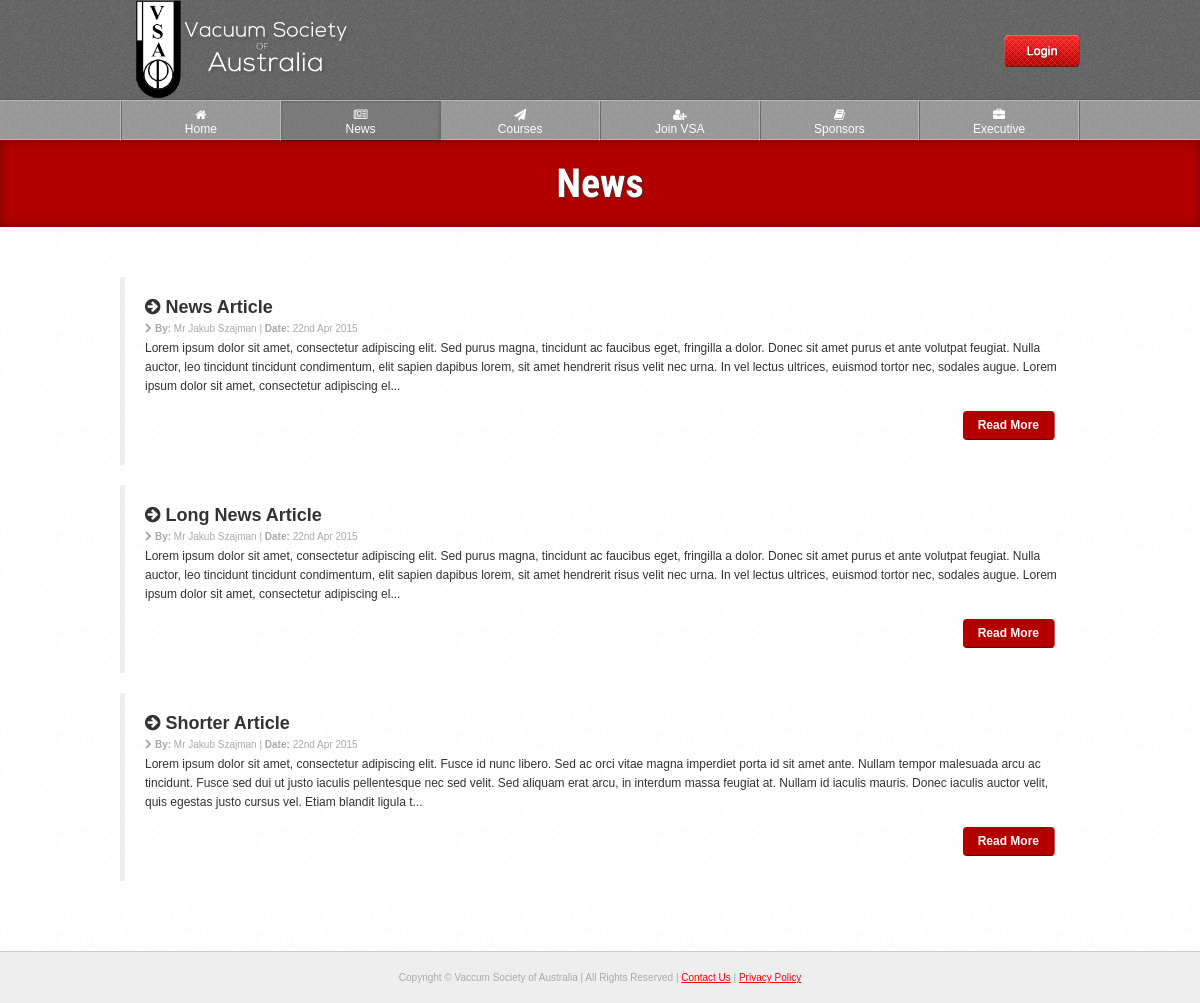
The app's page /source/news.php with its own data.
### tables this page shows
CREATE TABLE IF NOT EXISTS `news` (
  `id` int(10) NOT NULL AUTO_INCREMENT,
  `title` varchar(100) NOT NULL,
  `body` longtext NOT NULL,
  `posted_by` varchar(80) NOT NULL,
  `date` varchar(50) NOT NULL,
  PRIMARY KEY (`id`)
);

### source/classes/News.php (called while the page is built, shortened)
<?php
class News {
	private $count;
	private $data;
	public function getAll() {
		$q = DB::$db->query("
			SELECT news.*, CONCAT(users.title, ' ', users.fname, ' ', users.lname) as full_name
			FROM news
			INNER JOIN users
			ON news.posted_by = users.id
			ORDER BY id DESC
			LIMIT 0, 10
		") or die(SQL_ERROR);
		$this->count = $q->rowCount();
		if($this->count != 0)
			while($r = $q->fetch(PDO::FETCH_OBJ))
				$this->data[] = $r;
		return $this->data;
	}
	public function getCount() {
		return $this->count;
	}
}

### source/classes/Validate.php (called while the page is built, shortened)
<?php
class Validate {
	public static function output($input) {
		return htmlentities(($input), ENT_COMPAT, "UTF-8");
	}
}

### source/classes/Utility.php (called while the page is built, shortened)
<?php
class Utility {
	public static function shortenText($str, $charLimit) {
		return (strlen($str) > $charLimit) ? substr($str, 0, $charLimit).'...' : $str;
	}
}

### source/news.php (the view, shortened to what this page needs)
<?php
$t = new Template;
$t->setTitle("News");
$t->setTags("news, articles");
include $t->load("template/head.php");
?>
<?php
include $t->load("template/header.php");
$news = new News;
?>
	<div id="page-heading">
		<h1>News</h1>
	</div>
	<div class="outer-wrapper white">
		<div class="inner-wrapper">
			<?php if(isset($_GET["id"]) && !empty($_GET["id"]) && is_numeric($_GET["id"])): ?>
				<?php
				$article = $news->get($_GET["id"]);
				?>
				<?php if($news->getCount() != 0): ?>
					<article>
						<h2><i class="fa fa-arrow-circle-right"></i> <?=Validate::output($article->title);?></h2>
						<div style="color: #AAA; margin: 5px 0px; font-size: 10px;"><i class="fa fa-chevron-right"></i> <b>By:</b> <?=$article->full_name;?> | <b>Date:</b> <?=date("jS M Y", $article->date);?></div>
						<p><?=($article->body);?></p>
					</article>
				<?php else: ?>
					<div class="notice-box yellow-notice">The news article you are looking for does not exist. Please return to our news page to find the latest news from VSA.</div>
					<div class="center"><a href="<?=PATH;?>news" class="btn">Back to News</a></div>
				<?php endif; ?>
			<?php else: ?>
				<?php
				$articles = $news->getAll();
				?>
				<?php if($news->getCount() != 0): ?>
					<?php foreach($articles as $article): ?>
						<article class="news-box">
							<h2><i class="fa fa-arrow-circle-right"></i> <?=Validate::output($article->title);?></h2>
							<div style="color: #AAA; margin: 5px 0px; font-size: 10px;"><i class="fa fa-chevron-right"></i> <b>By:</b> <?=$article->full_name;?> | <b>Date:</b> <?=date("jS M Y", $article->date);?></div>
							<p><?=Utility::shortenText(str_replace(["<p>", "</p>", "&nbsp;"], " ", $article->body), 400);?></p>
							<a href="<?=PATH;?>news?id=<?=$article->id;?>" class="btn rfloat">Read More</a>
						</article>
					<?php endforeach; ?>
				<?php else: ?>
					<div class="notice-box yellow-notice">No news articles have been posted at this time. Please check back in the near future!</div>
				<?php endif; ?>
			<?php endif; ?>
		</div>
	</div>
<?php include $t->load("template/footer.php"); ?>

### source/css/layout.css (style rules this page uses)
* { box-sizing: border-box; margin: 0; padding: 0; }
body { margin: 0; padding: 0; background: #EEE; font-family: arial, sans-serif; font-size: 12px; color: #333; }
.inner-wrapper { max-width: 960px; margin: 0 auto; position: relative; }
.outer-wrapper { padding: 50px 0px; border-bottom: 1px solid #CCC; }
.white { background: url("../img/content-bg.png"); }
#page-heading { background: #B20000; color: #FFF; padding: 20px 0px; text-align: center; box-shadow: inset 0px 0px 10px rgba(0,0,0,.4); }
#page-heading h1 { margin: 0; padding: 0; font-size: 40px; text-shadow: 1px 1px 2px #333; font-family: 'Roboto Condensed', sans-serif; text-rendering: optimizeLegibility !important; -webkit-font-smoothing: antialiased !important; color: #FFF; }

### source/css/style.css (style rules this page uses)
.rfloat { float: right; }
.btn { color: #FFF; display: inline-block; background: #B20000; padding: 7px 15px; -webkit-border-radius: 4px; -moz-border-radius: 4px; -ms-border-radius: 4px; -o-border-radius: 4px; border-radius: 4px; text-decoration: none; font-weight: bold; margin: 5px; border-bottom: 1px solid rgba(0,0,0,.3); border-right: 1px solid rgba(255,255,255,.3); transition: .2s linear; }
.news-box { border-left: 5px solid #EEE; padding: 20px; margin-bottom: 20px; }
.news-box h2 { margin-bottom: 0; }
h1, h2, h3, h4, h5, h6 { margin-bottom: 15px; padding: 0; }
h1 { font-size: 35px; font-family: 'Roboto Condensed', sans-serif; }
p { line-height: 19px; margin-bottom: 10px; }
a { color: #F00; }

### source/css/resize.css (style rules this page uses)
body { margin: 0; text-align: center; }
h2 { margin-top: 10px; }
.btn { margin-bottom: 5px; }
.rfloat, .lfloat { float: none; }

### source/css/resize-sidebars.css (style rules this page uses)
.outer-wrapper { padding: 20px 2%; }

### records on screen
news: title "News Article", full_name "Mr Jakub Szajman", date "22nd Apr 2015", body "Lorem ipsum dolor sit amet, consectetur adipiscing elit. Sed purus magna, tincidunt ac faucibus eget, fringilla a dolor. Donec sit amet purus et ante volutpat feugiat. Nulla auctor, leo tincidunt tincidunt condimentum, elit sapien dapibus lorem, sit amet hendrerit risus velit nec urna. In vel lectus ultrices, euismod tortor nec, sodales augue. Lorem ipsum dolor sit amet, consectetur adipiscing el..."
news: title "Long News Article", full_name "Mr Jakub Szajman", date "22nd Apr 2015", body "Lorem ipsum dolor sit amet, consectetur adipiscing elit. Sed purus magna, tincidunt ac faucibus eget, fringilla a dolor. Donec sit amet purus et ante volutpat feugiat. Nulla auctor, leo tincidunt tincidunt condimentum, elit sapien dapibus lorem, sit amet hendrerit risus velit nec urna. In vel lectus ultrices, euismod tortor nec, sodales augue. Lorem ipsum dolor sit amet, consectetur adipiscing el..."
news: title "Shorter Article", full_name "Mr Jakub Szajman", date "22nd Apr 2015", body "Lorem ipsum dolor sit amet, consectetur adipiscing elit. Fusce id nunc libero. Sed ac orci vitae magna imperdiet porta id sit amet ante. Nullam tempor malesuada arcu ac tincidunt. Fusce sed dui ut justo iaculis pellentesque nec sed velit. Sed aliquam erat arcu, in interdum massa feugiat at. Nullam id iaculis mauris. Donec iaculis auctor velit, quis egestas justo cursus vel. Etiam blandit ligula t..."
